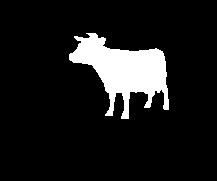
%> input picture workspace/temp-usb-files/Przetwarzanie_obrazów/lab6_7/A04.bmp, 217 x 181 px
$ octave zad10.m   (GNU Octave 9; MATLAB toolbox functions it lacks are replaced by stand-ins)
%> lines starting %> are read from the running program, lines starting %| are printed output that depends on the picture; in (x1, y1, x2, y2) boxes, pixels count from 0 and x2, y2 are one past the last pixel; in counts of white or black regions, pixels touching at a corner belong together; the program's own positions count from 1
### workspace/temp-usb-files/Przetwarzanie_obrazów/lab6_7/zad10funkcja.m
function res = zad10funkcja(im)

    [rows,cols] = size(im);
    area = 3;
    counter = 0;
    newIm = zeros(rows,cols);

    for i = ceil(area/2) : rows - floor(area/2)
        for j = ceil(area/2) : cols - floor(area/2)
            valsFromArea = reshape(im(i-(floor(area/2)) : i+(floor(area/2)), j-(floor(area/2)) : j+(floor(area/2))),1,[]);

            for x = 1 : length(valsFromArea)
                if valsFromArea(x) == 0
                    counter = counter + 1;
                end
            end
            if counter == 8
                if valsFromArea((ceil(length(valsFromArea)/2))) == 1
                    newIm(i,j) = 1;
                end
            else
                newIm(i,j) = newIm(i,j);
            end
            counter = 0;
        end
    end

    res = newIm;
end

### workspace/temp-usb-files/Przetwarzanie_obrazów/lab6_7/zad10.m
im = imread('A04.bmp');
%> im: size 181x217 logical; 10.4% white; 1 white region, box (x1, y1, x2, y2) and area: (69, 33, 169, 119) 4087
im_sp = imnoise(double(im), 'salt & pepper', 0.005);
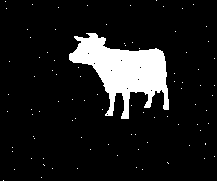
%> im_sp: size 181x217 double; values 0 (black) and 1 (white), 10.6% white; 90 white regions (89 under 20 px), largest, box (x1, y1, x2, y2) and area: (69, 33, 169, 119) 4079

subplot(1,2,1);imshow(im_sp);title('Obraz bazowy');
res = zad10funkcja(im_sp);
%> after the loop in zad10funkcja, `for i = ceil(area/2) : rows - floor(area/2)`:
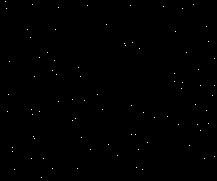
%> newIm: size 181x217 double; values 0 (black) and 1 (white), 0.21% white in thin lines or dots

subplot(1,2,2);imshow(res);title('Obraz wynikowy');
